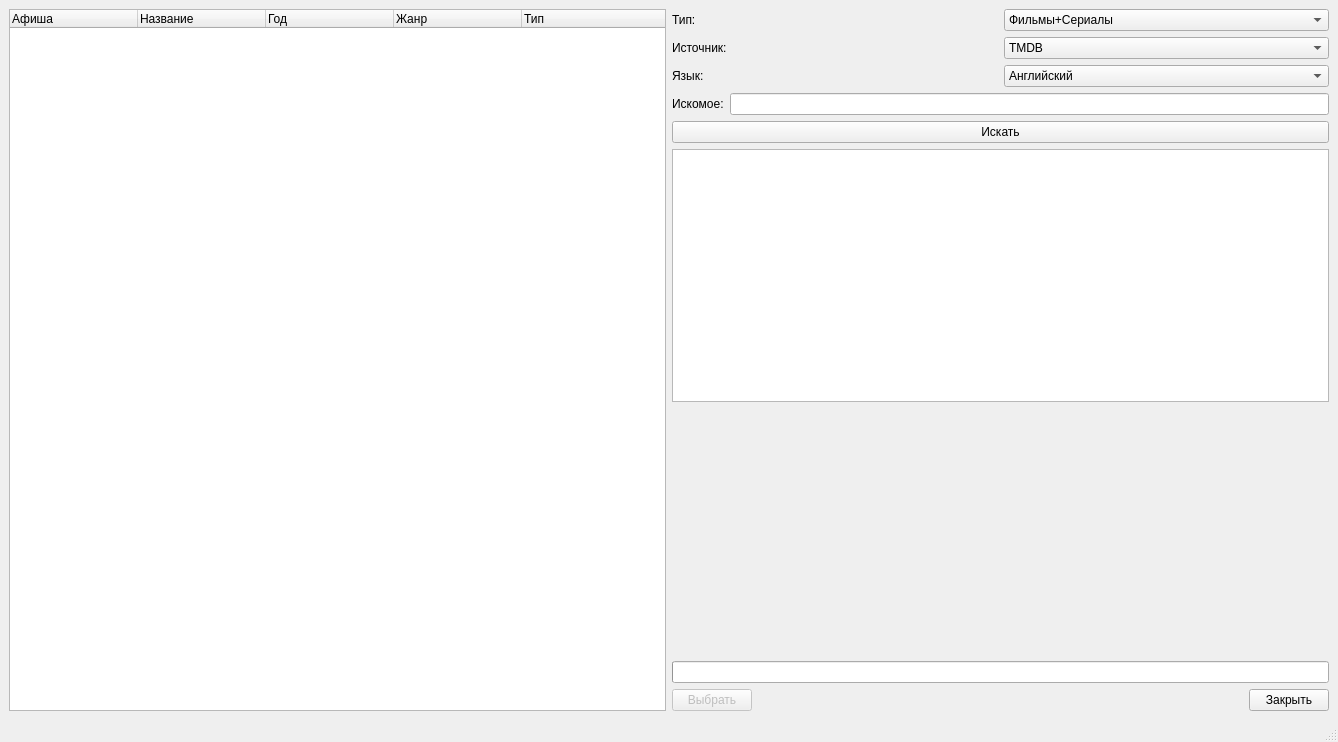
<?xml version="1.0" encoding="UTF-8"?>
<ui version="4.0">
 <class>SearchMedia</class>
 <widget class="QMainWindow" name="SearchMedia">
  <property name="geometry">
   <rect>
    <x>0</x>
    <y>0</y>
    <width>1338</width>
    <height>742</height>
   </rect>
  </property>
  <property name="windowTitle">
   <string>Поиск</string>
  </property>
  <widget class="QWidget" name="centralwidget">
   <layout class="QGridLayout" name="gridLayout">
    <item row="0" column="0">
     <layout class="QHBoxLayout" name="horizontalLayout">
      <item>
       <layout class="QVBoxLayout" name="viewMediaLayout">
        <item>
         <widget class="QTreeWidget" name="viewSearchTree">
          <property name="columnCount">
           <number>5</number>
          </property>
          <attribute name="headerCascadingSectionResizes">
           <bool>true</bool>
          </attribute>
          <attribute name="headerDefaultSectionSize">
           <number>128</number>
          </attribute>
          <column>
           <property name="text">
            <string>Афиша</string>
           </property>
          </column>
          <column>
           <property name="text">
            <string>Название</string>
           </property>
          </column>
          <column>
           <property name="text">
            <string>Год</string>
           </property>
          </column>
          <column>
           <property name="text">
            <string>Жанр</string>
           </property>
          </column>
          <column>
           <property name="text">
            <string>Тип</string>
           </property>
          </column>
         </widget>
        </item>
       </layout>
      </item>
      <item>
       <layout class="QVBoxLayout" name="controlMediaLayout">
        <item>
         <layout class="QHBoxLayout" name="typeSearchLayout">
          <item>
           <widget class="QLabel" name="label">
            <property name="text">
             <string>Тип:</string>
            </property>
           </widget>
          </item>
          <item>
           <widget class="QComboBox" name="typeMedia">
            <item>
             <property name="text">
              <string>Фильмы+Сериалы</string>
             </property>
            </item>
            <item>
             <property name="text">
              <string>Фильмы</string>
             </property>
            </item>
            <item>
             <property name="text">
              <string>Сериалы</string>
             </property>
            </item>
           </widget>
          </item>
         </layout>
        </item>
        <item>
         <layout class="QHBoxLayout" name="mediaSourceLayout">
          <item>
           <widget class="QLabel" name="labelMediaSource">
            <property name="text">
             <string>Источник:</string>
            </property>
           </widget>
          </item>
          <item>
           <widget class="QComboBox" name="mediaSource">
            <item>
             <property name="text">
              <string notr="true">TMDB</string>
             </property>
            </item>
           </widget>
          </item>
         </layout>
        </item>
        <item>
         <layout class="QHBoxLayout" name="langSearchLayout">
          <item>
           <widget class="QLabel" name="langSearchLabel">
            <property name="text">
             <string>Язык:</string>
            </property>
           </widget>
          </item>
          <item>
           <widget class="QComboBox" name="langSearchComboBox">
            <item>
             <property name="text">
              <string>Английский</string>
             </property>
            </item>
            <item>
             <property name="text">
              <string>Русский</string>
             </property>
            </item>
           </widget>
          </item>
         </layout>
        </item>
        <item>
         <layout class="QHBoxLayout" name="horizontalLayout_3">
          <item>
           <widget class="QLabel" name="labelSearchWord">
            <property name="text">
             <string>Искомое:</string>
            </property>
           </widget>
          </item>
          <item>
           <widget class="QLineEdit" name="searchWordEdit"/>
          </item>
         </layout>
        </item>
        <item>
         <widget class="QPushButton" name="searchButton">
          <property name="text">
           <string>Искать</string>
          </property>
         </widget>
        </item>
        <item>
         <widget class="QPlainTextEdit" name="overviewMedia">
          <property name="readOnly">
           <bool>true</bool>
          </property>
          <property name="plainText">
           <string/>
          </property>
         </widget>
        </item>
        <item>
         <spacer name="verticalSpacer">
          <property name="orientation">
           <enum>Qt::Orientation::Vertical</enum>
          </property>
          <property name="sizeHint" stdset="0">
           <size>
            <width>20</width>
            <height>40</height>
           </size>
          </property>
         </spacer>
        </item>
        <item>
         <widget class="QProgressBar" name="progressSearch">
          <property name="value">
           <number>0</number>
          </property>
          <property name="textVisible">
           <bool>false</bool>
          </property>
          <property name="orientation">
           <enum>Qt::Orientation::Horizontal</enum>
          </property>
          <property name="invertedAppearance">
           <bool>false</bool>
          </property>
          <property name="format">
           <string/>
          </property>
         </widget>
        </item>
        <item>
         <layout class="QHBoxLayout" name="horizontalLayout_2">
          <item>
           <widget class="QPushButton" name="selectFindMediaButton">
            <property name="enabled">
             <bool>false</bool>
            </property>
            <property name="text">
             <string>Выбрать</string>
            </property>
           </widget>
          </item>
          <item>
           <spacer name="horizontalSpacer">
            <property name="orientation">
             <enum>Qt::Orientation::Horizontal</enum>
            </property>
            <property name="sizeHint" stdset="0">
             <size>
              <width>40</width>
              <height>20</height>
             </size>
            </property>
           </spacer>
          </item>
          <item>
           <widget class="QPushButton" name="searchClose">
            <property name="text">
             <string>Закрыть</string>
            </property>
           </widget>
          </item>
         </layout>
        </item>
       </layout>
      </item>
     </layout>
    </item>
   </layout>
  </widget>
  <widget class="QStatusBar" name="statusbar"/>
 </widget>
 <resources/>
 <connections/>
</ui>
